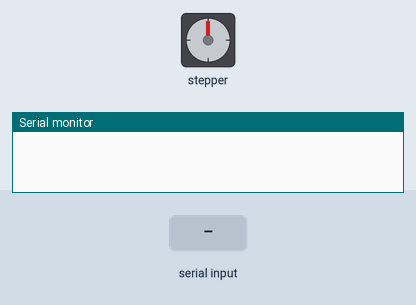
Recording of a sketch running on a simulated Arduino Uno, built with avr-gcc and run on an emulated ATmega328P. Shown: stepper motor, the last lines printed to the serial monitor. The inputs (shaded band) are chosen by the test bench. Stepper angles assume 200 steps per turn.

Above: at 1.2 s.
1.3 s: "90,45\n" received over Serial
At 4.1 s:
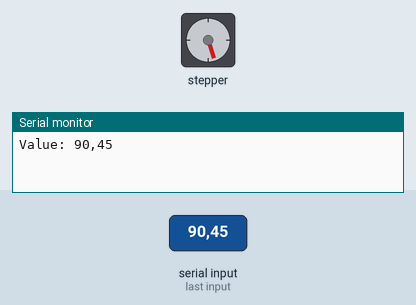
4.3 s: "5\n" received over Serial
At 4.72 s:
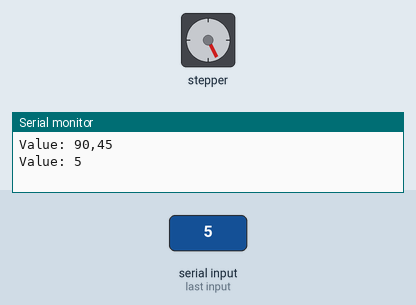
7.3 s: "200\n" received over Serial
At 7.72 s:
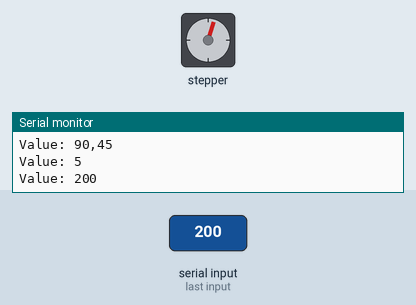
10.3 s: "90\n" received over Serial
Timing chart, 0 to 14.3 s (numbered marks = the images above; inputs shaded):
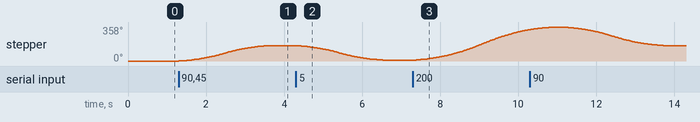

The sketch:

sketch_mar23a.ino
```cpp
#include <AccelStepper.h>

// Define pin connections & motor's steps per revolution
const int dirPin = 2;
const int stepPin = 3;
//const int stepsPerRevolution = 200;
#define motorInterfaceType 1

AccelStepper stepper(motorInterfaceType, stepPin, dirPin);

int inChar;
int value;
String inString;

void setup()
{
  Serial.begin(115200);

  // Declare pins as Outputs
  //pinMode(stepPin, OUTPUT);
  //pinMode(dirPin, OUTPUT);
  stepper.setMaxSpeed(1000);
}
void loop()
{

  if (Serial.available() > 0) {
    inChar = Serial.read();
    inString += (char)inChar;

    if (inChar == '\n') {
      Serial.print("Value: ");
      Serial.println(inString);

      value = inString.toInt();

      stepper.setSpeed(200);
      stepper.setAcceleration(50);
      stepper.moveTo(value);
      inString = "";
    }
  }

  //if (stepper.distanceToGo() == 0)
        //stepper.moveTo(-stepper.currentPosition());

      stepper.run();

}
```

Measured:
- after the input at 1.3 s, stepper: turns 162° clockwise in 2.3 s, starting at once
- after the input at 4.3 s, stepper: turns 153° counter-clockwise in 2.4 s, starting at once
- after the input at 7.3 s, stepper: keeps turning clockwise at about 108°/s, starting at once
